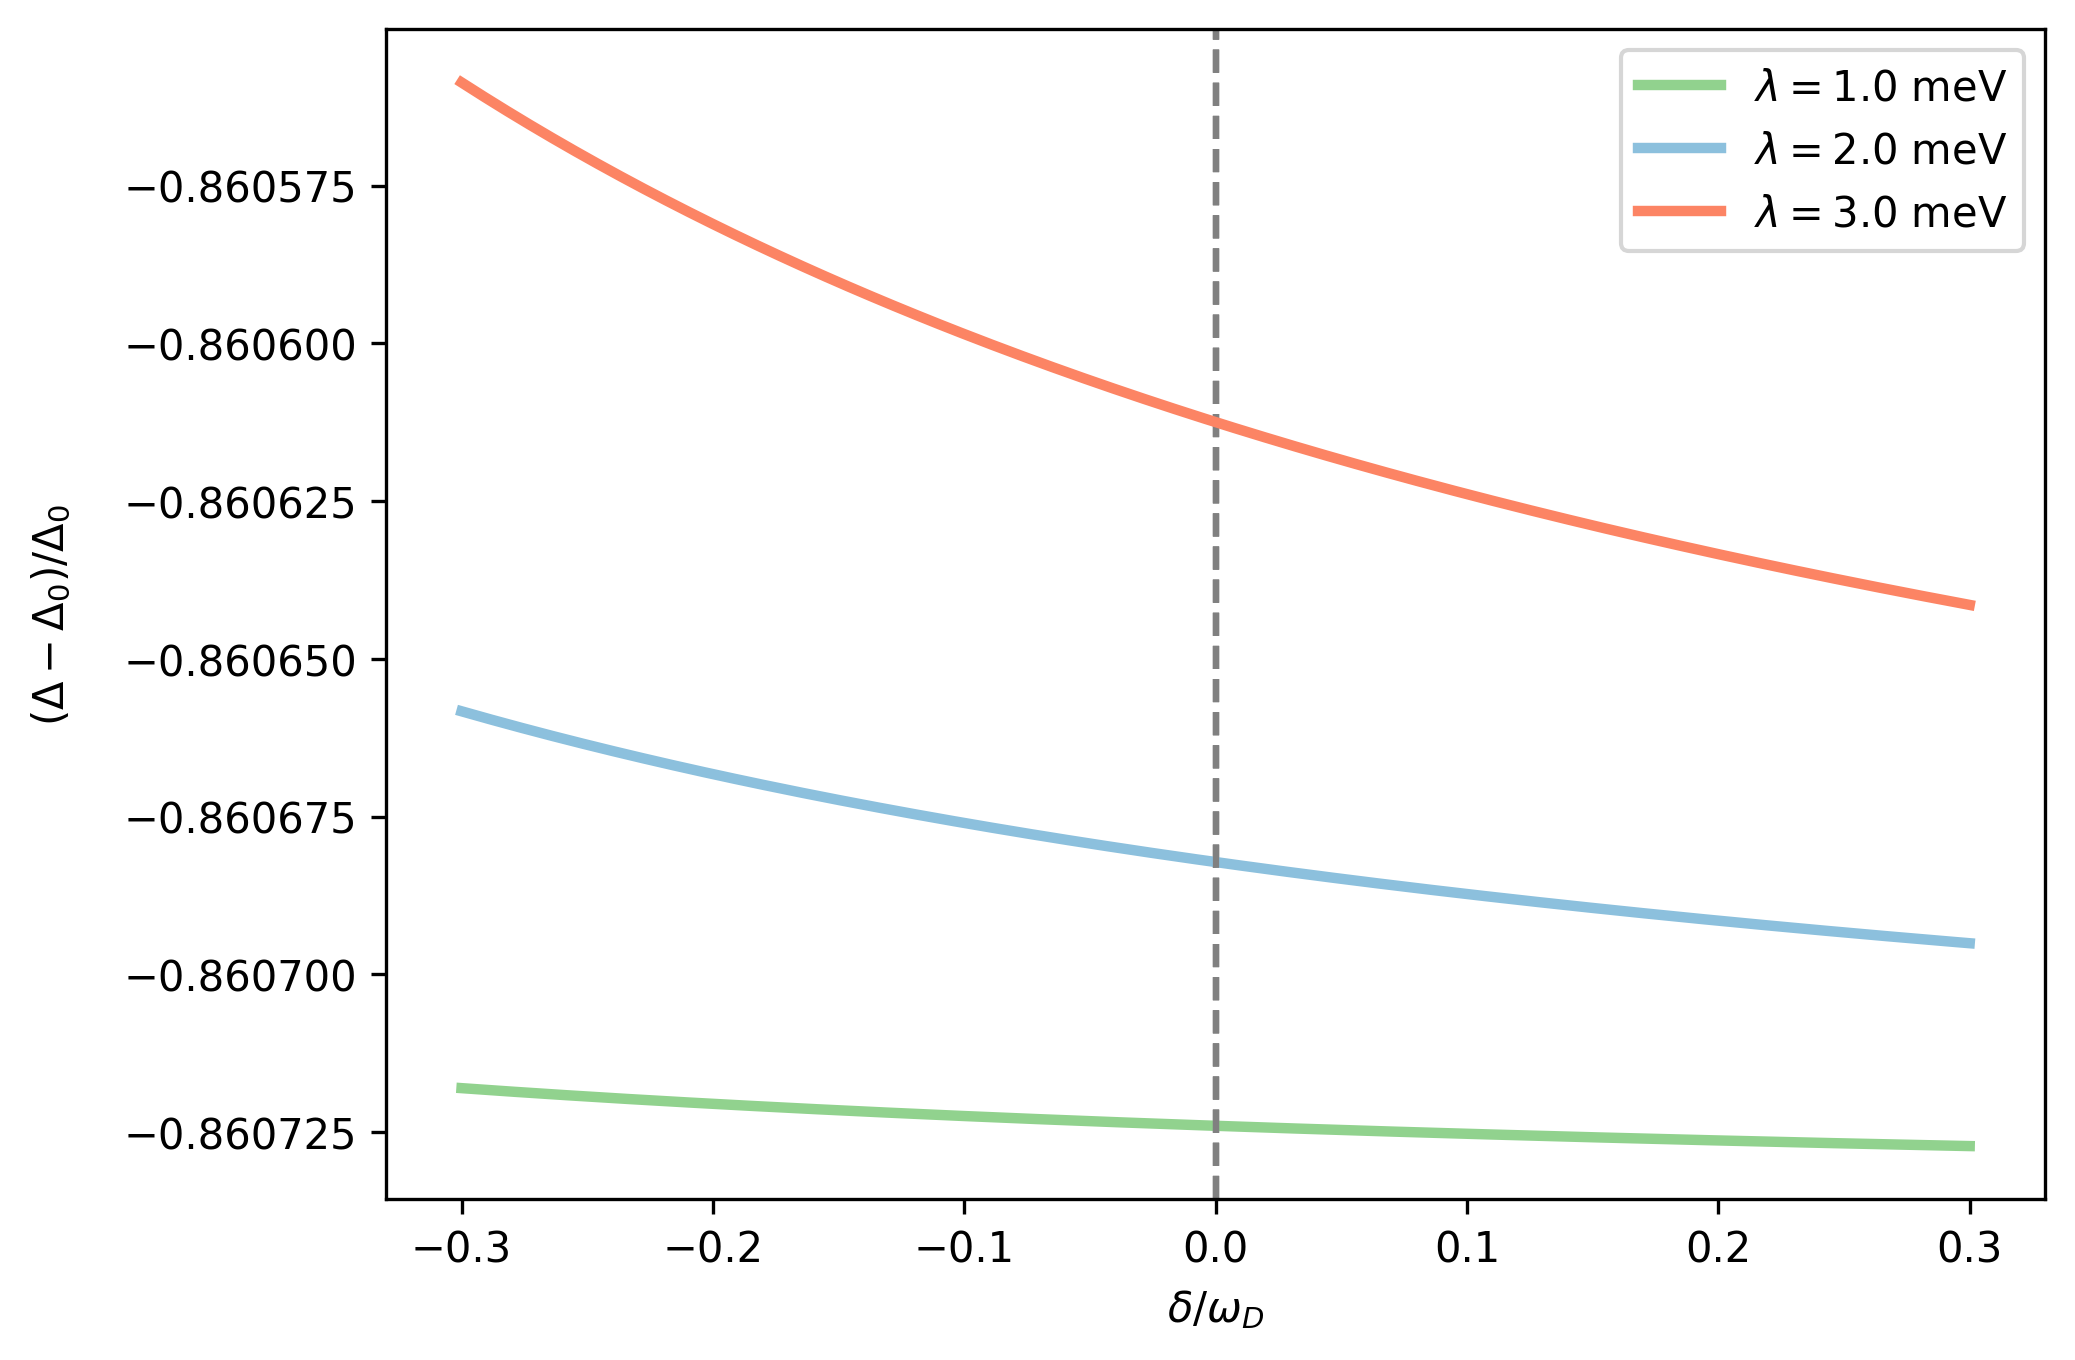

Reproduce this figure in Python.
# Python script to calculate magneto-phonon Langevin dynamics
import numpy as np
import matplotlib as mpl
import matplotlib.pyplot as plt
from matplotlib import cm
from matplotlib import ticker
from matplotlib.gridspec import GridSpec
from scipy.integrate import solve_ivp
from scipy import integrate


# plt.clf()
# plt.rcParams['mathtext.fontset'] = 'stix'
# plt.rc('font', **{'family':'serif', 'serif':['Computer Modern Roman'], 'monospace':['Computer Modern Typewriter']})
# params = {'backend': 'pdf', 'text.latex.preamble': r"\usepackage{amsmath, amsfonts, amssymb} \usepackage{dsfont} \usepackage{xcolor}", 'axes.labelsize': 22, 'font.size': 20, 'legend.fontsize': 19,
#           'xtick.labelsize': 20, 'ytick.labelsize': 20, 'axes.titlepad' : 12, 'text.usetex': True, 'axes.unicode_minus': True}                                                                                                                                       
# plt.rcParams.update(params)
# mpl.rcParams['pdf.fonttype'] = 42

fig = plt.figure(figsize=(7, 5))
gs = GridSpec(1, 1)
gs.update(left=0.18, right=0.97, bottom=0.17, top=0.95, hspace=0.25, wspace=0.32)

ax1 = fig.add_subplot(gs[0,0])

# Configure plots
n = 20
rcolors = plt.cm.get_cmap('Reds')(np.linspace(0,1,n))
bcolors = plt.cm.get_cmap('Blues')(np.linspace(0,1,n))
gcolors = plt.cm.get_cmap('Greens')(np.linspace(0,1,n))


# Superconductor parameters
omD  = 1               # Debye frequency, meV
nef  = 4.35*10**(21)     # DOS, 1/(eV*cm**3)
D0   = 1.74              # Delta0, meV
leph = 0.19              # Dimensionless electron-phonon coupling
leph = 1.0/np.log(2.0*omD/D0)

# DOS, 1/(meV*nm**3)
nef  = nef*10**(-3)*10**(-7*3)
#print(nef)

# Coupling parameters
d0   = 0.5               # Superconductor-hBN distance for coupling, nm
x    = 0.5 

mev2ev = 1000
ev2mev = 0.001

# Detuning
nd  = 200
det = np.linspace(-0.3, 0.3, nd)
#det = np.linspace(-100.0, 100.0, nd)




# Numerical results
V0 = leph
D0 = 2.0*omD*np.exp(-1.0/V0)

# Phonon-polariton coupling (meV)
lphp = np.array([1.0, 2.0, 3.0])
nl = len(lphp)

for j in range(nl):

    V1 = np.zeros(nd)
    D1 = np.zeros(nd)
    
    ax1.axvline(0.0, linestyle="--", color="gray")
    #ax1.axhline(0.0, linestyle="--", color="gray")

    # Xinle's expressions

    for i in range(nd):
        
        lphp0 = 0.01*lphp[j]

        om1 = omD + 0.5*det[i] + 0.5*np.sqrt(det[i]**2 + 4*lphp0**2)
        om2 = omD + 0.5*det[i] - 0.5*np.sqrt(det[i]**2 + 4*lphp0**2)

        #print(om1, om2)

        V1[i] = omD/om2*0.5*(np.sqrt(det[i]**2 + 4*lphp0**2) + det[i])/np.sqrt(det[i]**2 + 4*lphp0**2) \
                 + omD/om1*0.5*(np.sqrt(det[i]**2 + 4*lphp0**2) - det[i])/np.sqrt(det[i]**2 + 4*lphp0**2)
    
        D1[i] = 2.0*omD*np.exp(-1.0/V1[i])

    #if (j == 0): ax1.plot(det/omD, (V1-V0), color=gcolors[8], linewidth=2.5, label=r"$\lambda = %s$ meV" % lphp[j])
    #if (j == 1): ax1.plot(det/omD, (V1-V0), color=bcolors[8], linewidth=2.5, label=r"$\lambda = %s$ meV" % lphp[j])
    #if (j == 2): ax1.plot(det/omD, (V1-V0), color=rcolors[8], linewidth=2.5, label=r"$\lambda = %s$ meV" % lphp[j])
    if (j == 0): ax1.plot(det/omD, (V1-V0)/V0, color=gcolors[8], linewidth=2.5, label=r"$\lambda = %s$ meV" % lphp[j])
    if (j == 1): ax1.plot(det/omD, (V1-V0)/V0, color=bcolors[8], linewidth=2.5, label=r"$\lambda = %s$ meV" % lphp[j])
    if (j == 2): ax1.plot(det/omD, (V1-V0)/V0, color=rcolors[8], linewidth=2.5, label=r"$\lambda = %s$ meV" % lphp[j])

ax1.set_xlabel(r'$\delta/\omega_D$')
ax1.set_ylabel(r'$(\Delta-\Delta_0)/\Delta_0$', labelpad=12)

#ax1.set_yscale('log')
ax1.legend()
plt.savefig('tem/plot_gap_detuning.png', bbox_inches='tight', dpi=300)
plt.show()
